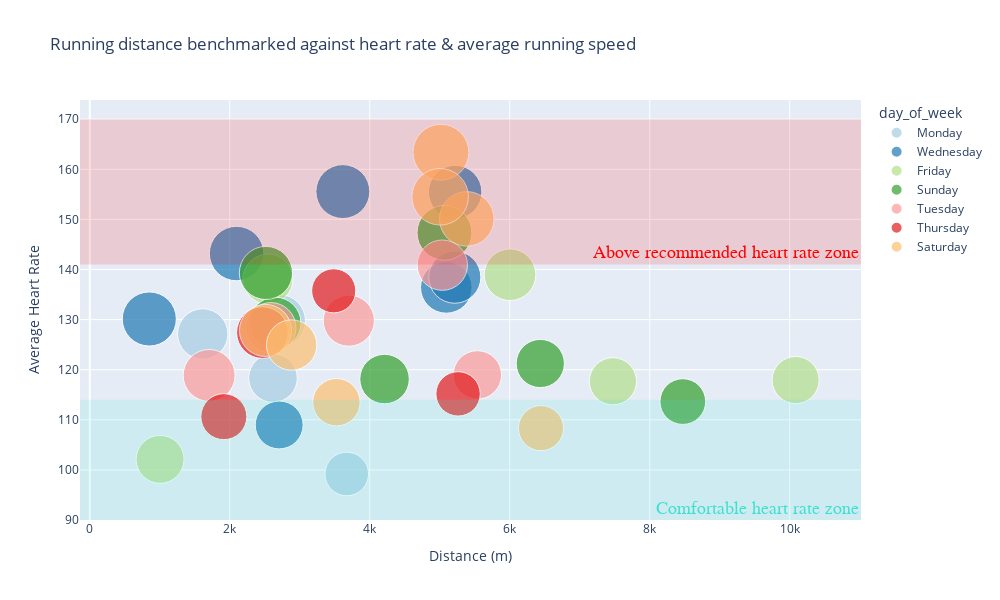

Here is the notebook cell this chart was saved with:
### Markdown cell above
I will like that my analysis will help my client understand day of the week which they achieve their best performance. <br>

From the above chart, I can decode via the (1) hover names and (2) unique color for each day that most of his top speeds for his run workouts are achieved over the weekends  - Saturday and Sunday. <br>

Another observation from the size of circle which decodes the top speed is that most of his top speeds are achieved on Wednesday. 

However it is also important to make sure client is exercising right. To do this, lets look at his heart rate during his run workout. 

But first, let us all agree on the ideal heart rate bpm he should be working within: 

<font color=green>Determing the ideal heart rate range:</font><br>

Client disclosed he is 44 years of age. 

When a person exercises, his heart should beat at a certain rate. This is called target heart rate. Here’s how to figure it out based on medical journal [hopkinsmedicine](https://www.hopkinsmedicine.org/diabetes/diabetes_education/patient_education_material/exercising_like_your_life_depends_on_it.pdf) <br>

Steps to calculate maximum and minimum heart rate for Client as follows: 

• Estimate your maximum heart rate. To do this, subtract your age from 220. A 44-year-old person would have an estimated maximum heart rate of 176 beats per minute (BPM).

• Multiply your maximum heart rate by 0.65. This is the low end of your target heart rate (176 x 0.65 = 114 BPM).

• Multiply your maximum heart rate by 0.80. This is the high end of your target heart rate (176 x 0.80 = 141 BPM).

• So, Client 44-year-old of age would have a target heart rate of 114 to 141 BPM.

![heartrate](heartrate.png)

### Code cell
def scatter_plot_():

    fig = px.scatter(run_df, x='distance', 
                    y = 'HR',
                    labels = {
                        "HR": "Average Heart Rate",
                        "distance": "Distance (m)"
                
                    }, 
                   color = 'day_of_week',
                   size = 'ave_speed', size_max = 40,
                   title = 'Running distance benchmarked against heart rate & average running speed',
                          
                   color_discrete_sequence = px.colors.colorbrewer.Paired, 
                   hover_name = 'day_of_week'
                   
                    )
    
    fig.add_hrect(y0=141, y1=170, line_width=0, fillcolor="red", opacity=0.14, 
                  annotation_text="Above recommended heart rate zone", 
                  annotation=dict(font_size=18, font_family="Times New Roman"),
                  annotation_font_color="red",
                  annotation_position="bottom right",                
                 )
    
    fig.add_hrect(y0=90, y1=114, line_width=0, fillcolor="turquoise", opacity=0.14, 
                  annotation_text="Comfortable heart rate zone", 
                  annotation=dict(font_size=18, font_family="Times New Roman"),
                  annotation_font_color="turquoise",
                  annotation_position="bottom right",                
                 )
    
    fig.update_layout(hoverlabel_bgcolor='#efe8d1',               #Change the background color of the tooltip to light blue
             autosize=False,
             width=1000,
             height=600)
    
    
    fig.show()
    
    return

scatter_plot_()

### Figure 1 — Plotly figure (JSON) as saved in the notebook; plotly's stock layout.template omitted (floating-point values rounded to 4 significant figures)
{"data": [{"hovertemplate": "<b>%{hovertext}</b><br><br>day_of_week=Monday<br>Distance (m)=%{x}<br>Average Heart Rate=%{y}<br>ave_speed=%{marker.size}<extra></extra>", "hovertext": ["Monday", "Monday", "Monday", "Monday", "Monday"], "legendgroup": "Monday", "marker": {"color": "rgb(166,206,227)", "size": [2.088, 2.416, 1.676, 2.261, 2.24], "sizemode": "area", "sizeref": 0.001764, "symbol": "circle"}, "mode": "markers", "name": "Monday", "orientation": "v", "showlegend": true, "type": "scatter", "x": [2617.0, 2707.0, 3671.0, 2506.0, 1613.0], "xaxis": "x", "y": [118.3, 129.8, 99.19, 127.9, 127.1], "yaxis": "y"}, {"hovertemplate": "<b>%{hovertext}</b><br><br>day_of_week=Wednesday<br>Distance (m)=%{x}<br>Average Heart Rate=%{y}<br>ave_speed=%{marker.size}<extra></extra>", "hovertext": ["Wednesday", "Wednesday", "Wednesday", "Wednesday", "Wednesday", "Wednesday", "Wednesday"], "legendgroup": "Wednesday", "marker": {"color": "rgb(31,120,180)", "size": [2.582, 2.346, 2.024, 2.567, 2.397, 2.526, 2.621], "sizemode": "area", "sizeref": 0.001764, "symbol": "circle"}, "mode": "markers", "name": "Wednesday", "orientation": "v", "showlegend": true, "type": "scatter", "x": [849.9, 5093.0, 2706.0, 3615, 5215.0, 5220.0, 2097.0], "xaxis": "x", "y": [130.1, 136.4, 109.0, 155.6, 138.5, 155.5, 143.2], "yaxis": "y"}, {"hovertemplate": "<b>%{hovertext}</b><br><br>day_of_week=Friday<br>Distance (m)=%{x}<br>Average Heart Rate=%{y}<br>ave_speed=%{marker.size}<extra></extra>", "hovertext": ["Friday", "Friday", "Friday", "Friday", "Friday"], "legendgroup": "Friday", "marker": {"color": "rgb(178,223,138)", "size": [1.966, 1.955, 2.029, 2.207, 2.357], "sizemode": "area", "sizeref": 0.001764, "symbol": "circle"}, "mode": "markers", "name": "Friday", "orientation": "v", "showlegend": true, "type": "scatter", "x": [7474.0, 10080.0, 1004.0, 2545.0, 6003.0], "xaxis": "x", "y": [117.7, 117.9, 102.1, 138.1, 139.0], "yaxis": "y"}, {"hovertemplate": "<b>%{hovertext}</b><br><br>day_of_week=Sunday<br>Distance (m)=%{x}<br>Average Heart Rate=%{y}<br>ave_speed=%{marker.size}<extra></extra>", "hovertext": ["Sunday", "Sunday", "Sunday", "Sunday", "Sunday", "Sunday"], "legendgroup": "Sunday", "marker": {"color": "rgb(51,160,44)", "size": [1.846, 2.338, 2.162, 2.05, 2.653, 2.496], "sizemode": "area", "sizeref": 0.001764, "symbol": "circle"}, "mode": "markers", "name": "Sunday", "orientation": "v", "showlegend": true, "type": "scatter", "x": [8472.0, 2649.0, 4211.0, 6436.0, 5067.0, 2516.0], "xaxis": "x", "y": [113.6, 129.3, 118.1, 121.2, 147.3, 139.3], "yaxis": "y"}, {"hovertemplate": "<b>%{hovertext}</b><br><br>day_of_week=Tuesday<br>Distance (m)=%{x}<br>Average Heart Rate=%{y}<br>ave_speed=%{marker.size}<extra></extra>", "hovertext": ["Tuesday", "Tuesday", "Tuesday", "Tuesday", "Tuesday"], "legendgroup": "Tuesday", "marker": {"color": "rgb(251,154,153)", "size": [2.38, 2.308, 2.068, 2.227, 2.235], "sizemode": "area", "sizeref": 0.001764, "symbol": "circle"}, "mode": "markers", "name": "Tuesday", "orientation": "v", "showlegend": true, "type": "scatter", "x": [1705.0, 3700.0, 5537.0, 2586.0, 5036.0], "xaxis": "x", "y": [118.9, 129.8, 119.0, 128.4, 140.9], "yaxis": "y"}, {"hovertemplate": "<b>%{hovertext}</b><br><br>day_of_week=Thursday<br>Distance (m)=%{x}<br>Average Heart Rate=%{y}<br>ave_speed=%{marker.size}<extra></extra>", "hovertext": ["Thursday", "Thursday", "Thursday", "Thursday"], "legendgroup": "Thursday", "marker": {"color": "rgb(227,26,28)", "size": [1.737, 1.868, 2.362, 1.72], "sizemode": "area", "sizeref": 0.001764, "symbol": "circle"}, "mode": "markers", "name": "Thursday", "orientation": "v", "showlegend": true, "type": "scatter", "x": [5262.0, 1915.0, 2467.0, 3485], "xaxis": "x", "y": [115.2, 110.6, 127.4, 135.7], "yaxis": "y"}, {"hovertemplate": "<b>%{hovertext}</b><br><br>day_of_week=Saturday<br>Distance (m)=%{x}<br>Average Heart Rate=%{y}<br>ave_speed=%{marker.size}<extra></extra>", "hovertext": ["Saturday", "Saturday", "Saturday", "Saturday", "Saturday", "Saturday", "Saturday"], "legendgroup": "Saturday", "marker": {"color": "rgb(253,191,111)", "size": [1.794, 1.985, 2.396, 2.624, 2.758, 2.239, 2.823], "sizemode": "area", "sizeref": 0.001764, "symbol": "circle"}, "mode": "markers", "name": "Saturday", "orientation": "v", "showlegend": true, "type": "scatter", "x": [6446.0, 3524.0, 2510.0, 5386.0, 5016.0, 2884.0, 5006.0], "xaxis": "x", "y": [108.3, 113.5, 127.8, 150.1, 163.4, 124.9, 154.5], "yaxis": "y"}], "layout": {"annotations": [{"font": {"color": "red", "family": "Times New Roman", "size": 18}, "showarrow": false, "text": "Above recommended heart rate zone", "x": 1, "xanchor": "right", "xref": "x domain", "y": 141, "yanchor": "bottom", "yref": "y"}, {"font": {"color": "turquoise", "family": "Times New Roman", "size": 18}, "showarrow": false, "text": "Comfortable heart rate zone", "x": 1, "xanchor": "right", "xref": "x domain", "y": 90, "yanchor": "bottom", "yref": "y"}], "autosize": false, "height": 600, "hoverlabel": {"bgcolor": "#efe8d1"}, "legend": {"itemsizing": "constant", "title": {"text": "day_of_week"}, "tracegroupgap": 0}, "shapes": [{"fillcolor": "red", "line": {"width": 0}, "opacity": 0.14, "type": "rect", "x0": 0, "x1": 1, "xref": "x domain", "y0": 141, "y1": 170, "yref": "y"}, {"fillcolor": "turquoise", "line": {"width": 0}, "opacity": 0.14, "type": "rect", "x0": 0, "x1": 1, "xref": "x domain", "y0": 90, "y1": 114, "yref": "y"}], "title": {"text": "Running distance benchmarked against heart rate & average running speed"}, "width": 1000, "xaxis": {"anchor": "y", "autorange": true, "domain": [0, 1], "range": [-142.7, 11020.0], "title": {"text": "Distance (m)"}, "type": "linear"}, "yaxis": {"anchor": "x", "autorange": true, "domain": [0, 1], "range": [90, 173.8], "title": {"text": "Average Heart Rate"}, "type": "linear"}}}
